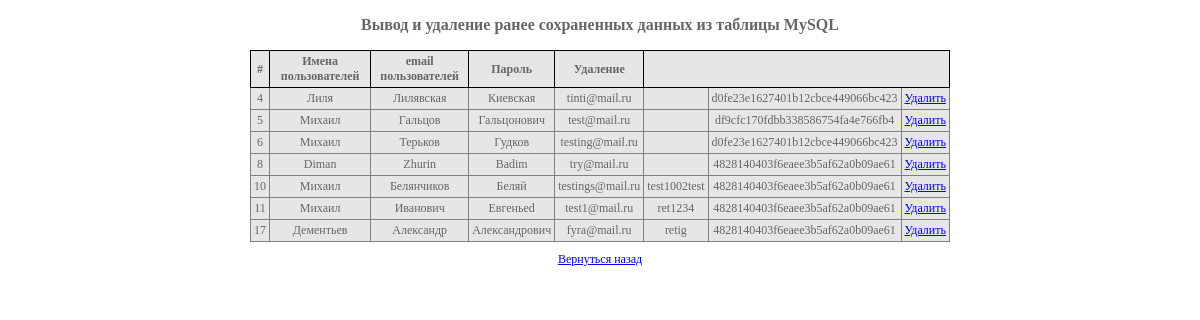
Page /del_data.php on the committed database.
### tables this page shows
CREATE TABLE IF NOT EXISTS `users` (
  `id` int(11) NOT NULL AUTO_INCREMENT,
  `first_name` varchar(255) NOT NULL,
  `last_name` varchar(255) NOT NULL,
  `patronymic_name` varchar(255) NOT NULL,
  `email` varchar(100) NOT NULL,
  `email_status` tinyint(1) NOT NULL,
  `login` varchar(255) NOT NULL,
  `password` varchar(100) NOT NULL,
  `password1` varchar(100) NOT NULL,
  PRIMARY KEY (`id`),
  UNIQUE KEY `email` (`email`)
);

### del_data.php (the view, shortened to what this page needs)
<?php
$table = "users";
$query = "SELECT * FROM $table";
$res = mysql_query($query) or die(mysql_error());
echo ("
 <!Doctype html>
<html>
	<head>
	    <meta http-equiv=\"Content-Type\" content=\"text/html; charset=windows-1251\" />
    <title>Вывод и удаление данных из MySQL</title>
<style type=\"text/css\">
<!--
body { font: 12px Georgia; color: #666666; }
h3 { font-size: 16px; text-align: center; }
table { width: 700px; border-collapse: collapse; margin: 0px auto; background: #E6E6E6; }
td { padding: 3px; text-align: center; vertical-align: middle; }
.buttons { width: auto; border: double 1px #666666; background: #D6D6D6; }
-->
</style>
</head>
<body>
<h3>Вывод и удаление ранее сохраненных данных из таблицы MySQL</h3>
<table border=\"1\" cellpadding=\"0\" cellspacing=\"0\">
 <tr style=\"border: solid 1px #000\">
  <td><b>#</b></td>
  <td align=\"center\"><b>Имена пользователей</b></td>
  <td align=\"center\"><b>email пользователей</b></td>
  <td align=\"center\"><b>Пароль</b></td>
  <td align=\"center\"><b>Удаление</b></td>
 </tr>
");
while ($row = mysql_fetch_array($res)) {
    echo "<tr>\n";
    echo "<td>".$row['id']."</td>\n";
    echo "<td>".$row['first_name']."</td>\n";
	echo "<td>".$row['last_name']."</td>\n";
	echo "<td>".$row['patronymic_name']."</td>\n";
    echo "<td>".$row['email']."</td>\n";
	echo "<td>".$row['login']."</td>\n";
    echo "<td>".$row['password']."</td>\n";
    echo "<td><a name=\"del\" href=\"del_data.php?del=".$row["id"]."\">Удалить</a></td>\n";
    echo "</tr>\n";
}
echo ("</table>\n");
echo ("<div style=\"text-align: center; margin-top: 10px;\"><a href=\"admin.php\">Вернуться назад</a></div>");
?>

### del_data.php (style rules this page uses)
h3 { font-size: 16px; text-align: center; }
table { width: 700px; border-collapse: collapse; margin: 0px auto; background: #E6E6E6; }
td { padding: 3px; text-align: center; vertical-align: middle; }

### rows in the picture
users: id "4", first_name "Лиля", last_name "Лилявская", patronymic_name "Киевская", email "tinti@mail.ru", password "d0fe23e1627401b12cbce449066bc423"
users: id "5", first_name "Михаил", last_name "Гальцов", patronymic_name "Гальцонович", email "test@mail.ru", password "df9cfc170fdbb338586754fa4e766fb4"
users: id "6", first_name "Михаил", last_name "Терьков", patronymic_name "Гудков", email "testing@mail.ru", password "d0fe23e1627401b12cbce449066bc423"
users: id "8", first_name "Diman", last_name "Zhurin", patronymic_name "Badim", email "try@mail.ru", password "4828140403f6eaee3b5af62a0b09ae61"
users: id "10", first_name "Михаил", last_name "Белянчиков", patronymic_name "Беляй", email "testings@mail.ru", login "test1002test", password "4828140403f6eaee3b5af62a0b09ae61"
users: id "11", first_name "Михаил", last_name "Иванович", patronymic_name "Евгеньеd", email "test1@mail.ru", login "ret1234", password "4828140403f6eaee3b5af62a0b09ae61"
users: id "17", first_name "Дементьев", last_name "Александр", patronymic_name "Александрович", email "fyra@mail.ru", login "retig", password "4828140403f6eaee3b5af62a0b09ae61"
